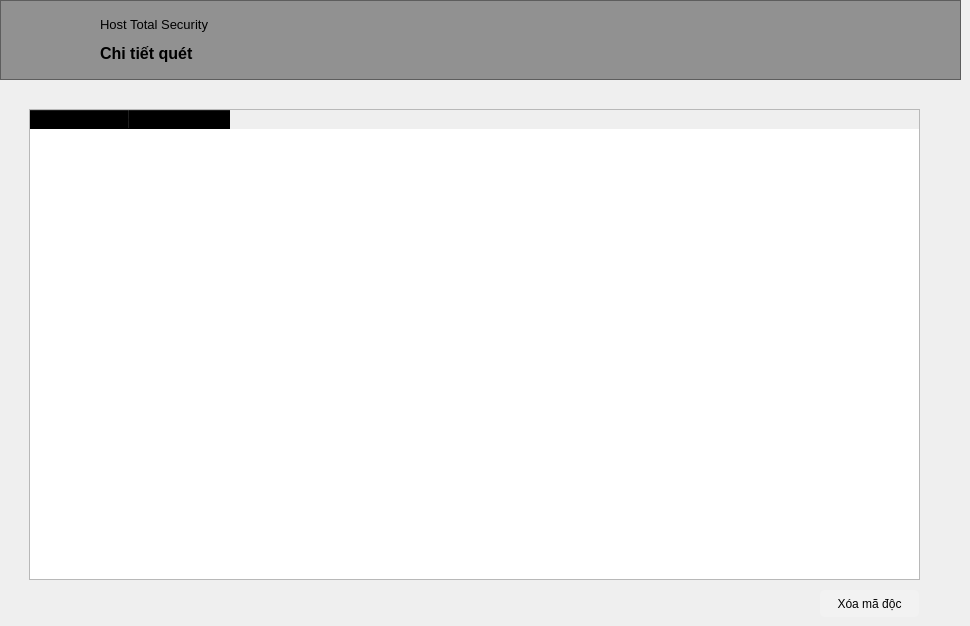
    <widget class="QWidget" name="page_38">
     <widget class="QFrame" name="back16_4">
      <property name="geometry">
       <rect>
        <x>0</x>
        <y>0</y>
        <width>961</width>
        <height>80</height>
       </rect>
      </property>
      <property name="styleSheet">
       <string notr="true">#back16_4{
background: rgba(51,51,51,0.5);
}</string>
      </property>
      <property name="frameShape">
       <enum>QFrame::StyledPanel</enum>
      </property>
      <property name="frameShadow">
       <enum>QFrame::Raised</enum>
      </property>
      <widget class="QLabel" name="back_to_scan">
       <property name="geometry">
        <rect>
         <x>20</x>
         <y>10</y>
         <width>60</width>
         <height>60</height>
        </rect>
       </property>
       <property name="cursor">
        <cursorShape>PointingHandCursor</cursorShape>
       </property>
       <property name="text">
        <string/>
       </property>
       <property name="pixmap">
        <pixmap>icon/arrowhead_left.png</pixmap>
       </property>
      </widget>
      <widget class="QLabel" name="label_85">
       <property name="geometry">
        <rect>
         <x>100</x>
         <y>10</y>
         <width>191</width>
         <height>61</height>
        </rect>
       </property>
       <property name="text">
        <string>&lt;html&gt;&lt;head/&gt;&lt;body&gt;&lt;p&gt;&lt;span style=&quot; font-size:10pt;&quot;&gt;Host Total Security&lt;/span&gt;&lt;/p&gt;&lt;p&gt;&lt;span style=&quot; font-size:12pt; font-weight:600;&quot;&gt;Chi tiết quét&lt;/span&gt;&lt;/p&gt;&lt;/body&gt;&lt;/html&gt;</string>
       </property>
      </widget>
     </widget>
     <widget class="QWidget" name="widget_44" native="true">
      <property name="geometry">
       <rect>
        <x>29</x>
        <y>109</y>
        <width>891</width>
        <height>471</height>
       </rect>
      </property>
      <layout class="QGridLayout" name="gridLayout_14">
       <item row="0" column="0">
        <widget class="QTableWidget" name="table_virus">
         <property name="styleSheet">
          <string notr="true">QHeaderView::section
{
  background-color: transparent;
  text-align: left;
  padding-left: 12px;
   border-bottom:1px solid rgba(255,255,255,0.1)
}

QTableWidget::item {
    padding-left: 10px;
  border: 0px;
  border-bottom: 1px solid #454545;
}

QTableWidget::item::selected {
    background: rgba(255,255,255,0.05);
}

</string>
         </property>
         <column>
          <property name="text">
           <string>Danh sách tệp tin độc hại</string>
          </property>
         </column>
         <column>
          <property name="text">
           <string/>
          </property>
         </column>
        </widget>
       </item>
      </layout>
     </widget>
     <widget class="QPushButton" name="remove_virus">
      <property name="geometry">
       <rect>
        <x>820</x>
        <y>590</y>
        <width>99</width>
        <height>27</height>
       </rect>
      </property>
      <property name="cursor">
       <cursorShape>PointingHandCursor</cursorShape>
      </property>
      <property name="styleSheet">
       <string notr="true">QPushButton {
background: rgba(255,255,255,0.2);
border-radius: 5px;
}

QPushButton::hover {
background: rgba(255,255,255,0.3);
}
</string>
      </property>
      <property name="text">
       <string>Xóa mã độc</string>
      </property>
     </widget>
    </widget>
